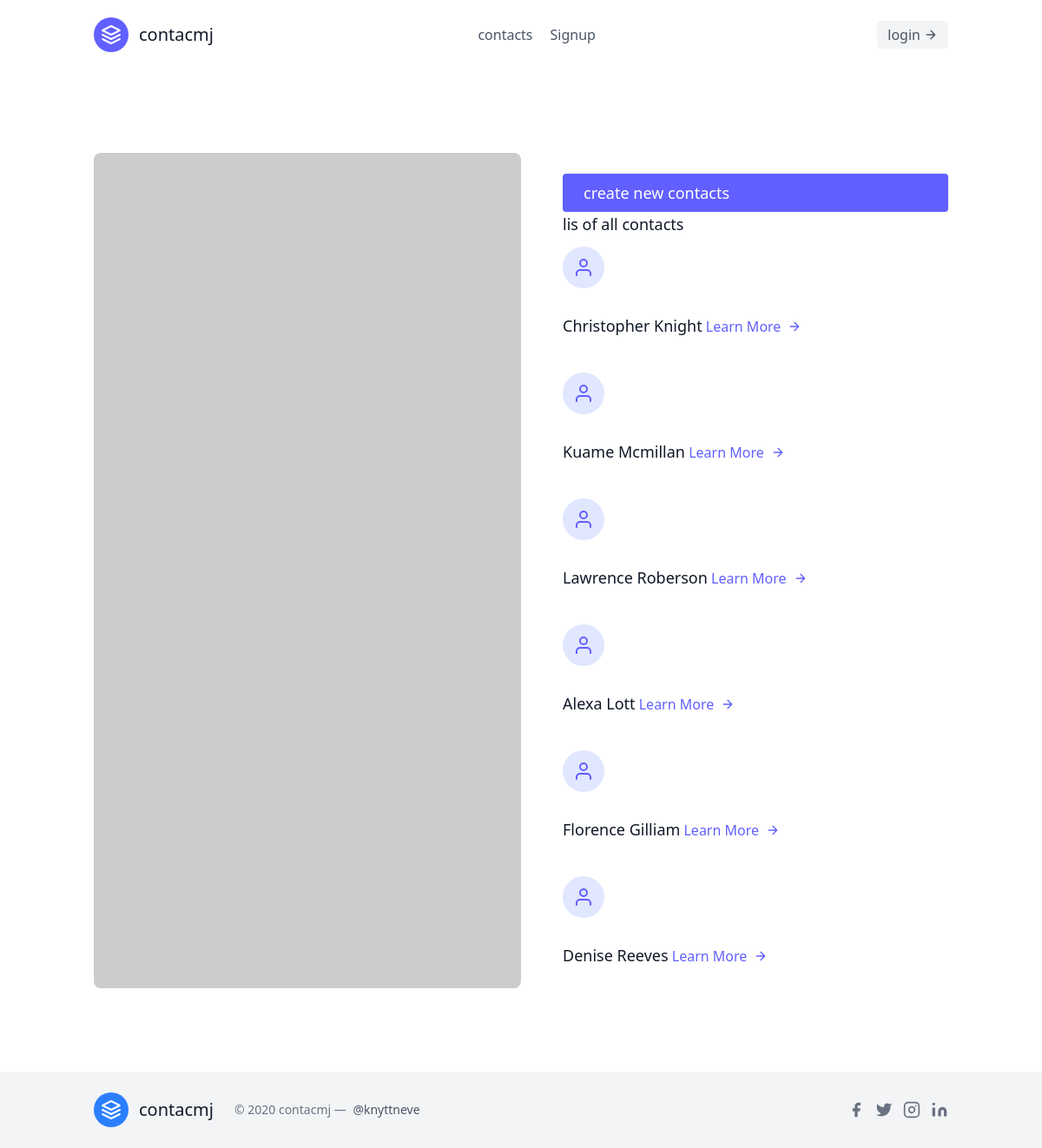
/contacts/, run on the app's committed database.
### contacts/models.py (models this page shows, shortened)
class Contact(models.Model):
    name=models.CharField(max_length=30)
    email=models.EmailField(unique=True)
    phone=models.IntegerField(max_length=100)
    registrar=models.ForeignKey("Registrar",on_delete=models.CASCADE)

### contacts/views.py (the view)
# urls.py: path('',ContactListView.as_view(),name='contact-list'),
class ContactListView(ListView):
    template_name="leads/contactList.html"
    queryset=Contact.objects.all()
    context_object_name='contacts'

### contacts/templates/leads/contactList.html
{% extends 'base.html' %}
{% block content %}
<section class="text-gray-600 body-font">
    <div class="container px-5 py-24 mx-auto flex flex-wrap">
      <div class="lg:w-1/2 w-full mb-10 lg:mb-0 rounded-lg overflow-hidden">
        <img alt="feature" class="object-cover object-center h-full w-full" src="https://dummyimage.com/460x500">
      </div>
      <div class="flex flex-col flex-wrap lg:py-6 -mb-10 lg:w-1/2 lg:pl-12 lg:text-left text-center">
        <a href="{% url 'contacts:contact-create' %}" class="text-white bg-indigo-500 border-0 py-2 px-6 focus:outline-none hover:bg-indigo-600 rounded text-lg">
            create new contacts </a>
            <h2 class="text-gray-900 text-lg title-font font-medium mb-3">lis of all contacts</h2>
            {% for contact in contacts %}
                <div class="flex flex-col mb-10 lg:items-start items-center">
                    <div class="w-12 h-12 inline-flex items-center justify-center rounded-full bg-indigo-100 text-indigo-500 mb-5">
                        <svg fill="none" stroke="currentColor" stroke-linecap="round" stroke-linejoin="round" stroke-width="2" class="w-6 h-6" viewBox="0 0 24 24">
                            <path d="M20 21v-2a4 4 0 00-4-4H8a4 4 0 00-4 4v2"></path>
                            <circle cx="12" cy="7" r="4"></circle>
                        </svg>
                    </div>
                    <div class="flex-grow">
                        <a href="{% url 'contacts:contact-detail' contact.pk  %}" class="text-gray-900 text-lg title-font font-medium mb-3">{{ contact.name }}</a>
                        <a href="{% url 'contacts:contact-detail' contact.pk  %}" class="mt-3 text-indigo-500 inline-flex items-center">Learn More
                        <svg fill="none" stroke="currentColor" stroke-linecap="round" stroke-linejoin="round" stroke-width="2" class="w-4 h-4 ml-2" viewBox="0 0 24 24">
                            <path d="M5 12h14M12 5l7 7-7 7"></path>
                        </svg>
                        </a>
                    </div>
                    </div>
            {% endfor%}
      </div>
    </div>
  </section>
{% endblock content %}

### data on the page
Contact: name "Christopher Knight"
Contact: name "Kuame Mcmillan"
Contact: name "Lawrence Roberson"
Contact: name "Alexa Lott"
Contact: name "Florence Gilliam"
Contact: name "Denise Reeves"
